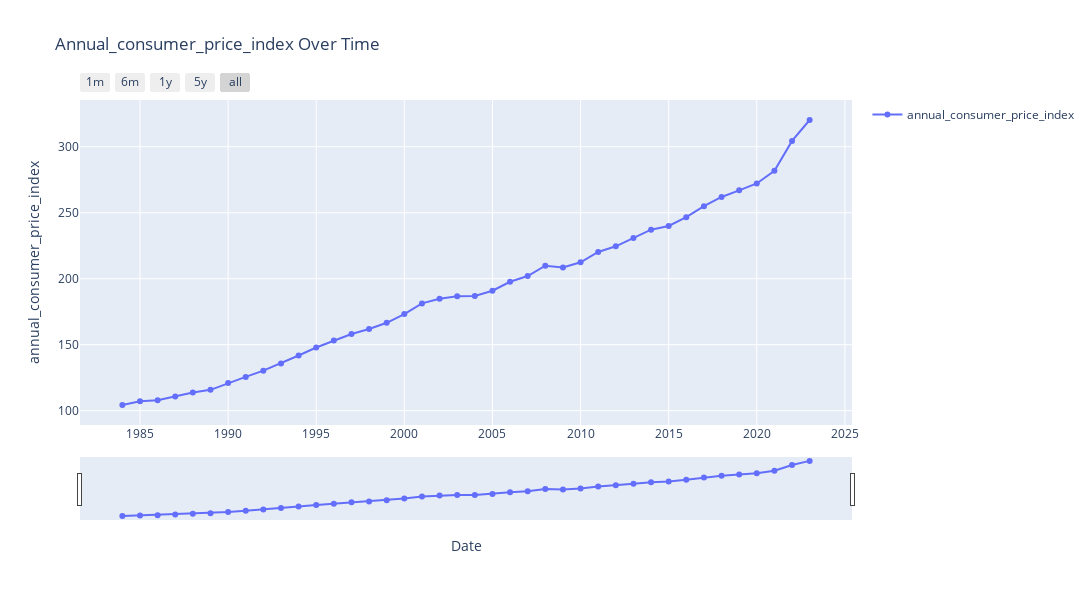
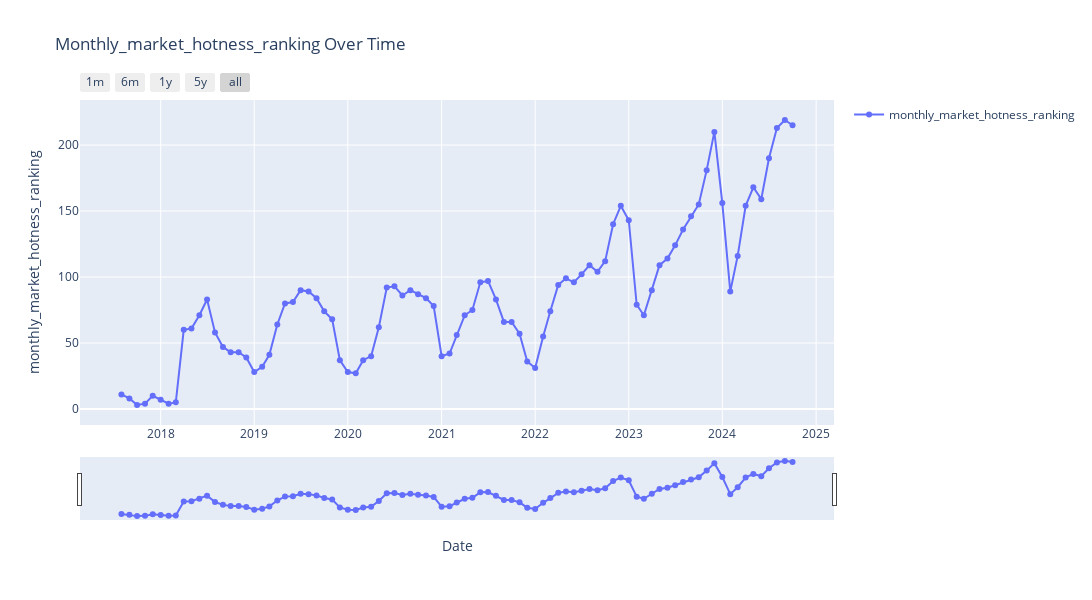

Write notebook code for charts like these, in order.
### Markdown cell above
The forecasted smoke estimate shows an overall upward trend from 2016 to 2020, with a notable peak in 2020 reaching nearly 1.0 on the normalized scale. According to an article titled "[Wildfire Risk and the Residential Housing
Market: A Spatial Hedonic Analysis](https://ulife.vpul.upenn.edu/dolphin/ues/pje/content/Rossi.pdf)" by the University of Pennsylvania, this peak coincides with Colorado's worst wildfire season on record, including the Cameron Peak Fire which burned 208,913 acres. After 2020, the smoke estimate declined and stabilized around 0.55, suggesting a temporary improvement in air quality conditions but maintaining levels higher than pre-2020 periods.

The below code defines a set of datasets in a dictionary, with each dataset being visualized in its own plot. The plots show how the data changes over time by plotting the values against the date. For each dataset, the plot includes a line graph with markers, allowing the user to visually track changes over time. The layout and styling of each plot are customized to improve readability, and interactive features like a range slider and time selectors are added so that the user can zoom in on specific time periods (e.g., 1 month, 1 year). Each plot is displayed to the user one by one.

### Code cell
# List of DataFrames
dataframes = {
    "annual_consumer_price_index": annual_consumer_price_index,
    "monthly_market_hotness_ranking": monthly_market_hotness_ranking,
}

# Visualize each DataFrame
for name, df in dataframes.items():
    fig = go.Figure()
    
    fig.add_trace(go.Scatter(
        x=df['DATE'],
        y=df.iloc[:, 1],
        mode='lines+markers',
        name=name
    ))
    
    fig.update_layout(
        title=f"{name.capitalize()} Over Time",
        xaxis_title="Date",
        yaxis_title=name,
        height=600,
        width=1400,
        showlegend=True
    )
    
    fig.update_xaxes(
        rangeslider_visible=True,
        rangeselector=dict(
            buttons=list([
                dict(count=1, label="1m", step="month", stepmode="backward"),
                dict(count=6, label="6m", step="month", stepmode="backward"),
                dict(count=1, label="1y", step="year", stepmode="backward"),
                dict(count=5, label="5y", step="year", stepmode="backward"),
                dict(step="all")
            ])
        )
    )
    
    fig.show()

### Figure 1 — Plotly figure (JSON) as saved in the notebook; plotly's stock layout.template omitted (floating-point values rounded to 4 significant figures)
{"data": [{"mode": "lines+markers", "name": "annual_consumer_price_index", "type": "scatter", "x": ["1984-01-01", "1985-01-01", "1986-01-01", "1987-01-01", "1988-01-01", "1989-01-01", "1990-01-01", "1991-01-01", "1992-01-01", "1993-01-01", "1994-01-01", "1995-01-01", "1996-01-01", "1997-01-01", "1998-01-01", "1999-01-01", "2000-01-01", "2001-01-01", "2002-01-01", "2003-01-01", "2004-01-01", "2005-01-01", "2006-01-01", "2007-01-01", "2008-01-01", "2009-01-01", "2010-01-01", "2011-01-01", "2012-01-01", "2013-01-01", "2014-01-01", "2015-01-01", "2016-01-01", "2017-01-01", "2018-01-01", "2019-01-01", "2020-01-01", "2021-01-01", "2022-01-01", "2023-01-01"], "y": [104.3, 107.1, 107.9, 110.8, 113.7, 115.8, 120.9, 125.6, 130.3, 135.8, 141.8, 147.9, 153.1, 158.1, 161.9, 166.6, 173.2, 181.3, 184.8, 186.8, 187, 190.9, 197.7, 202.0, 209.9, 208.5, 212.4, 220.3, 224.6, 230.8, 237.2, 240.0, 246.6, 255.0, 262.0, 267.0, 272.2, 281.8, 304.4, 320.3]}], "layout": {"height": 600, "showlegend": true, "title": {"text": "Annual_consumer_price_index Over Time"}, "width": 1400, "xaxis": {"rangeselector": {"buttons": [{"count": 1, "label": "1m", "step": "month", "stepmode": "backward"}, {"count": 6, "label": "6m", "step": "month", "stepmode": "backward"}, {"count": 1, "label": "1y", "step": "year", "stepmode": "backward"}, {"count": 5, "label": "5y", "step": "year", "stepmode": "backward"}, {"step": "all"}]}, "rangeslider": {"visible": true}, "title": {"text": "Date"}}, "yaxis": {"title": {"text": "annual_consumer_price_index"}}}}

### Figure 2 — Plotly figure (JSON) as saved in the notebook; plotly's stock layout.template omitted (floating-point values rounded to 4 significant figures)
{"data": [{"mode": "lines+markers", "name": "monthly_market_hotness_ranking", "type": "scatter", "x": ["2017-08-01", "2017-09-01", "2017-10-01", "2017-11-01", "2017-12-01", "2018-01-01", "2018-02-01", "2018-03-01", "2018-04-01", "2018-05-01", "2018-06-01", "2018-07-01", "2018-08-01", "2018-09-01", "2018-10-01", "2018-11-01", "2018-12-01", "2019-01-01", "2019-02-01", "2019-03-01", "2019-04-01", "2019-05-01", "2019-06-01", "2019-07-01", "2019-08-01", "2019-09-01", "2019-10-01", "2019-11-01", "2019-12-01", "2020-01-01", "2020-02-01", "2020-03-01", "2020-04-01", "2020-05-01", "2020-06-01", "2020-07-01", "2020-08-01", "2020-09-01", "2020-10-01", "2020-11-01", "2020-12-01", "2021-01-01", "2021-02-01", "2021-03-01", "2021-04-01", "2021-05-01", "2021-06-01", "2021-07-01", "2021-08-01", "2021-09-01", "2021-10-01", "2021-11-01", "2021-12-01", "2022-01-01", "2022-02-01", "2022-03-01", "2022-04-01", "2022-05-01", "2022-06-01", "2022-07-01", "2022-08-01", "2022-09-01", "2022-10-01", "2022-11-01", "2022-12-01", "2023-01-01", "2023-02-01", "2023-03-01", "2023-04-01", "2023-05-01", "2023-06-01", "2023-07-01", "2023-08-01", "2023-09-01", "2023-10-01", "2023-11-01", "2023-12-01", "2024-01-01", "2024-02-01", "2024-03-01", "2024-04-01", "2024-05-01", "2024-06-01", "2024-07-01", "2024-08-01", "2024-09-01", "2024-10-01"], "y": [11, 8, 3, 4, 10, 7, 4, 5, 60, 61, 71, 83, 58, 47, 43, 43, 39, 28, 32, 41, 64, 80, 81, 90, 89, 84, 74, 68, 37, 28, 27, 37, 40, 62, 92, 93, 86, 90, 87, 84, 78, 40, 42, 56, 71, 75, 96, 97, 83, 66, 66, 57, 36, 31, 55, 74, 94, 99, 96, 102, 109, 104, 112, 140, 154, 143, 79, 71, 90, 109, 114, 124, 136, 146, 155, 181, 210, 156, 89, 116, 154, 168, 159, 190, 213, 219, 215]}], "layout": {"height": 600, "showlegend": true, "title": {"text": "Monthly_market_hotness_ranking Over Time"}, "width": 1400, "xaxis": {"rangeselector": {"buttons": [{"count": 1, "label": "1m", "step": "month", "stepmode": "backward"}, {"count": 6, "label": "6m", "step": "month", "stepmode": "backward"}, {"count": 1, "label": "1y", "step": "year", "stepmode": "backward"}, {"count": 5, "label": "5y", "step": "year", "stepmode": "backward"}, {"step": "all"}]}, "rangeslider": {"visible": true}, "title": {"text": "Date"}}, "yaxis": {"title": {"text": "monthly_market_hotness_ranking"}}}}
